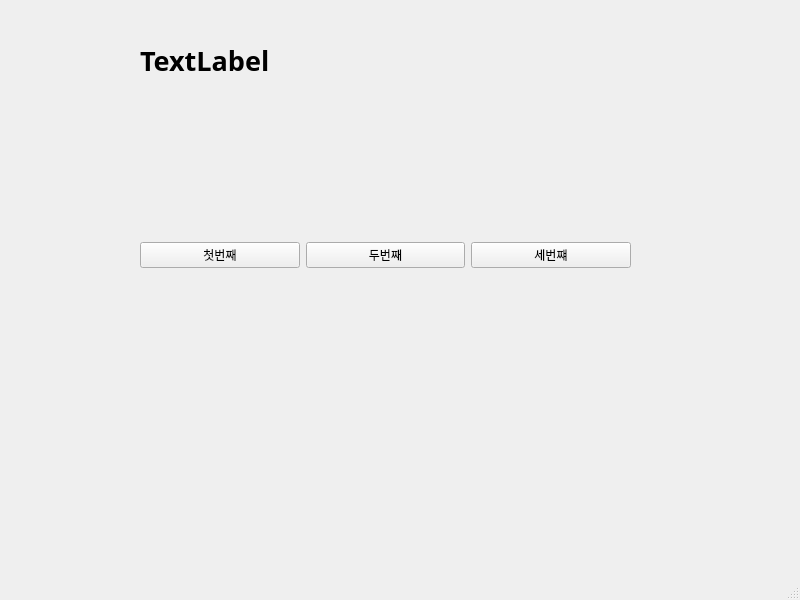
<?xml version="1.0" encoding="UTF-8"?>
<ui version="4.0">
 <class>MainWindow</class>
 <widget class="QMainWindow" name="MainWindow">
  <property name="geometry">
   <rect>
    <x>0</x>
    <y>0</y>
    <width>800</width>
    <height>600</height>
   </rect>
  </property>
  <property name="windowTitle">
   <string>MainWindow</string>
  </property>
  <widget class="QWidget" name="centralwidget">
   <widget class="QWidget" name="horizontalLayoutWidget">
    <property name="geometry">
     <rect>
      <x>140</x>
      <y>110</y>
      <width>491</width>
      <height>291</height>
     </rect>
    </property>
    <layout class="QHBoxLayout" name="horizontalLayout">
     <item>
      <widget class="QPushButton" name="pushButton">
       <property name="text">
        <string>첫번째</string>
       </property>
      </widget>
     </item>
     <item>
      <widget class="QPushButton" name="pushButton_2">
       <property name="text">
        <string>두번째</string>
       </property>
      </widget>
     </item>
     <item>
      <widget class="QPushButton" name="pushButton_3">
       <property name="text">
        <string>세번쨰</string>
       </property>
      </widget>
     </item>
    </layout>
   </widget>
   <widget class="QLabel" name="label">
    <property name="geometry">
     <rect>
      <x>140</x>
      <y>30</y>
      <width>491</width>
      <height>61</height>
     </rect>
    </property>
    <property name="font">
     <font>
      <family>맑은 고딕</family>
      <pointsize>20</pointsize>
      <weight>75</weight>
      <bold>true</bold>
     </font>
    </property>
    <property name="text">
     <string>TextLabel</string>
    </property>
   </widget>
  </widget>
  <widget class="QMenuBar" name="menubar">
   <property name="geometry">
    <rect>
     <x>0</x>
     <y>0</y>
     <width>800</width>
     <height>21</height>
    </rect>
   </property>
  </widget>
  <widget class="QStatusBar" name="statusbar"/>
 </widget>
 <resources/>
 <connections>
  <connection>
   <sender>pushButton</sender>
   <signal>clicked()</signal>
   <receiver>MainWindow</receiver>
   <slot>firstClick()</slot>
   <hints>
    <hint type="sourcelabel">
     <x>178</x>
     <y>287</y>
    </hint>
    <hint type="destinationlabel">
     <x>215</x>
     <y>341</y>
    </hint>
   </hints>
  </connection>
  <connection>
   <sender>pushButton_2</sender>
   <signal>clicked()</signal>
   <receiver>MainWindow</receiver>
   <slot>secondClick()</slot>
   <hints>
    <hint type="sourcelabel">
     <x>365</x>
     <y>277</y>
    </hint>
    <hint type="destinationlabel">
     <x>399</x>
     <y>340</y>
    </hint>
   </hints>
  </connection>
  <connection>
   <sender>pushButton_3</sender>
   <signal>clicked()</signal>
   <receiver>MainWindow</receiver>
   <slot>thirdClick()</slot>
   <hints>
    <hint type="sourcelabel">
     <x>529</x>
     <y>277</y>
    </hint>
    <hint type="destinationlabel">
     <x>578</x>
     <y>343</y>
    </hint>
   </hints>
  </connection>
 </connections>
 <slots>
  <slot>firstClick()</slot>
  <slot>secondClick()</slot>
  <slot>thirdClick()</slot>
 </slots>
</ui>
